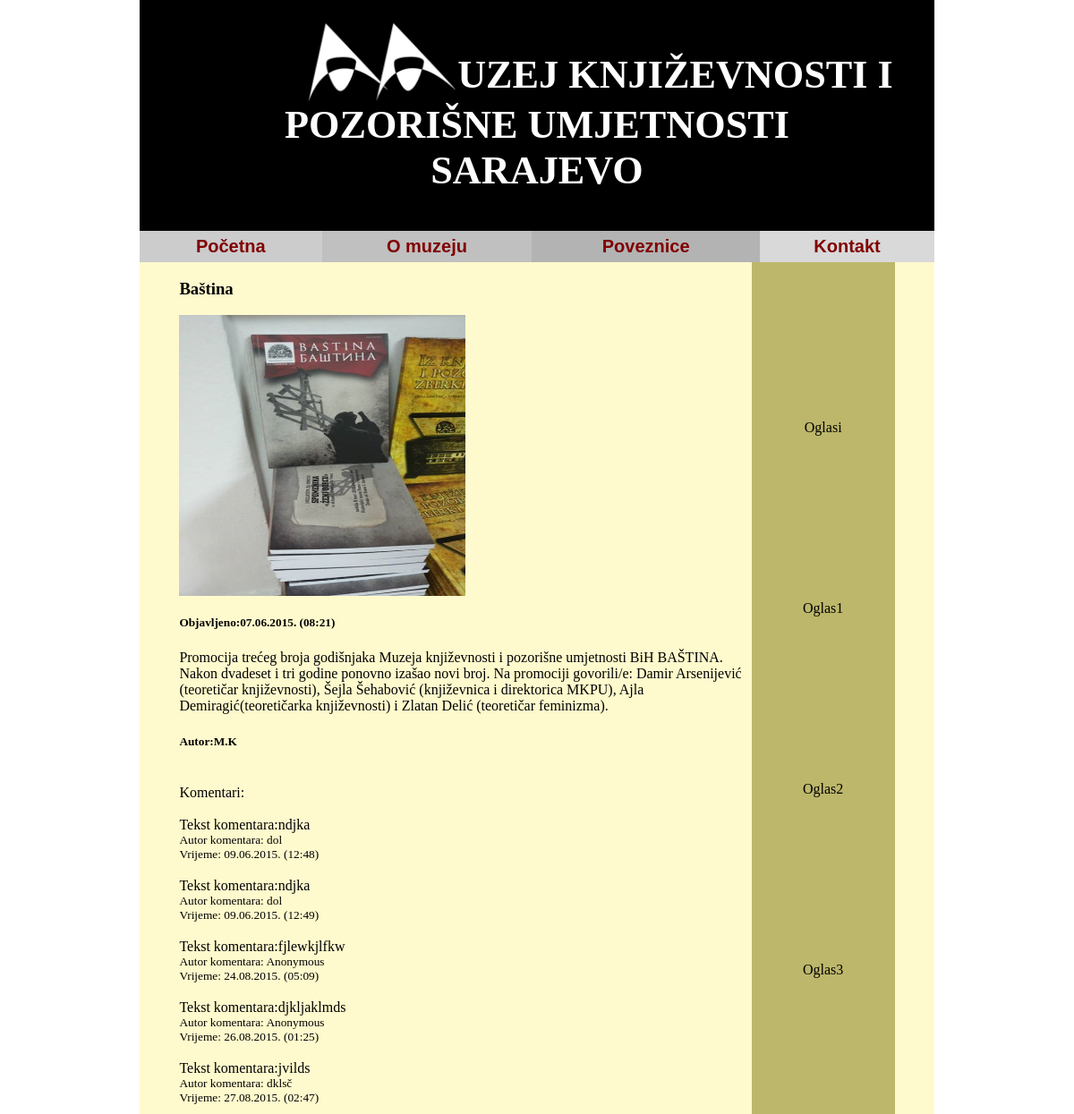
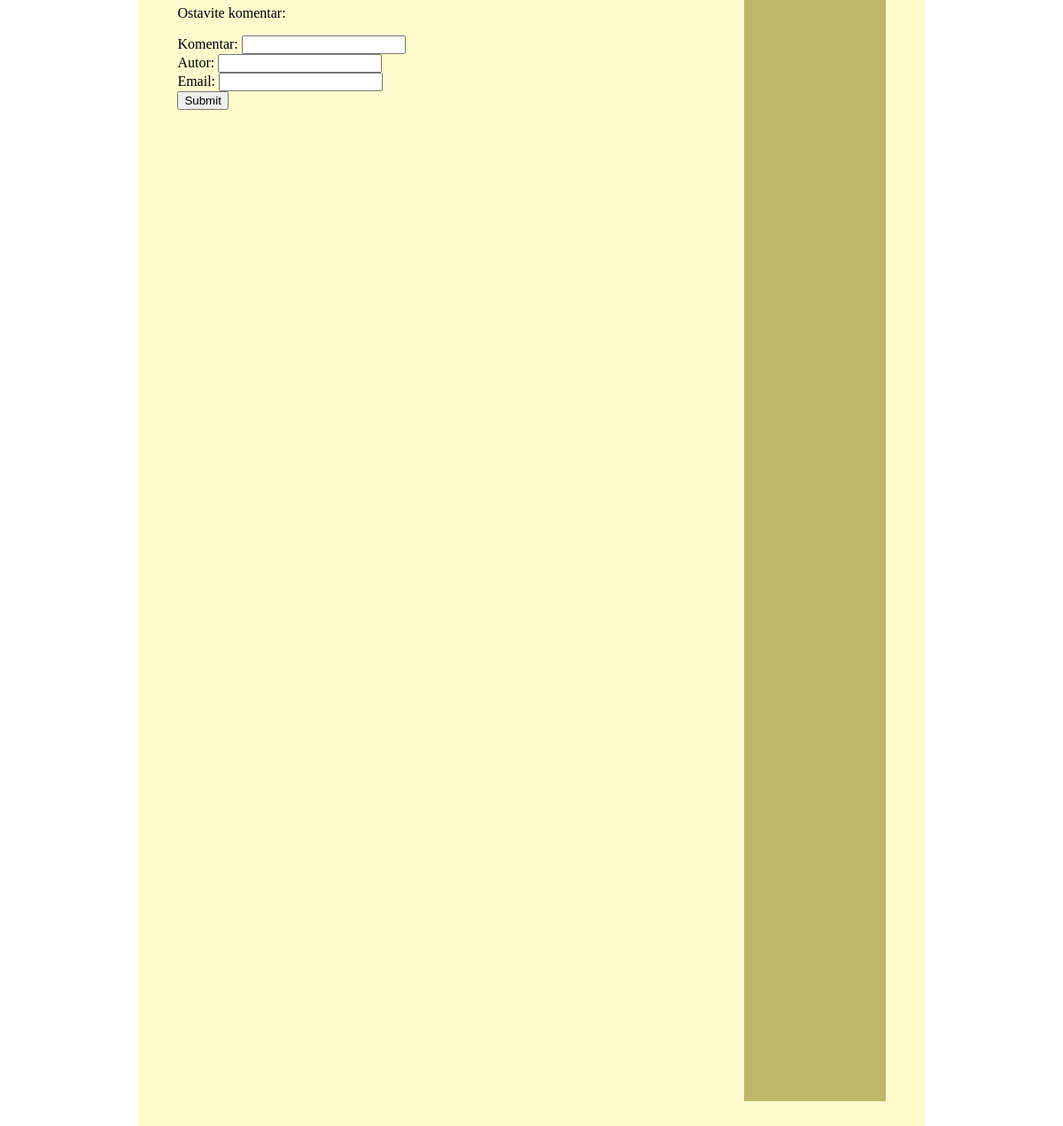
Page /spirala1i2/Vijest.php?idV=2 on the committed database (2 pictures, top to bottom).
### tables this page shows
CREATE TABLE IF NOT EXISTS `vijest` (
  `id` int(11) NOT NULL AUTO_INCREMENT,
  `naslov` varchar(100) NOT NULL,
  `tekst` text NOT NULL,
  `autor` varchar(20) NOT NULL,
  `vrijeme` timestamp NOT NULL DEFAULT CURRENT_TIMESTAMP ON UPDATE CURRENT_TIMESTAMP,
  `slika` varchar(100) NOT NULL,
  PRIMARY KEY (`id`)
);

CREATE TABLE IF NOT EXISTS `komentari` (
  `id` int(11) NOT NULL AUTO_INCREMENT,
  `vijest` int(11) NOT NULL,
  `tekst` text NOT NULL,
  `autor` varchar(20) NOT NULL,
  `vrijeme` timestamp NOT NULL DEFAULT CURRENT_TIMESTAMP ON UPDATE CURRENT_TIMESTAMP,
  `email` varchar(50) NOT NULL,
  PRIMARY KEY (`id`),
  KEY `vijest` (`vijest`)
);

### spirala1i2/Vijest.php (the view, shortened to what this page needs)
<!DOCTYPE HTML PUBLIC "-//W3C//DTD HTML 4.01 Transitional//EN">
<HTML>
<HEAD>
    <link rel="stylesheet" type="text/css" href='stil.php'>
</HEAD>
<body>
<div id="okvir">
    <div id="zaglavlje">
        <img src="Logo2.png" alt="Logo">
        <p id='p1'> UZEJ KNJIŽEVNOSTI I </p>
        <p id = 'p2'> POZORIŠNE UMJETNOSTI <br> SARAJEVO</p>
    </div>
    <table id='meni'>
        <tr>
            <td id="cell1" onmouseover='showMenu()'> <a href="Pocetna.html">Početna</a> </td>
            <td id="cell2"> <a href="Omuzeju.html">O muzeju</a> </td>
            <td id="cell3"> <a href="Poveznice.html">Poveznice</a> </td>
            <td id="cell4"> <a href="Kontakt.html">Kontakt</a> </td>
        </tr>
    </table>
    <div id="sadrzaj">
        <div id="oglasi">
            <table>
                <tr> <td> Oglasi </td></tr>
                <tr> <td> Oglas1 </td></tr>
                <tr> <td> Oglas2 </td></tr>
                <tr> <td> Oglas3 </td></tr>
            </table>
        </div>
        <?php
        $izabranaVijest=$_GET["idV"];
        $veza = new PDO("mysql:dbname=muzej;host=localhost;charset=utf8", "muzejuser", "sifra");
        $veza->exec("set names utf8");
        $rezultat = $veza->query("select id, naslov, tekst, UNIX_TIMESTAMP(vrijeme) vrijeme2, autor, slika from vijest where id=".$izabranaVijest);
        while ($v = $rezultat->fetch(PDO::FETCH_ASSOC)){
            print "<h3>" .$v['naslov']. "</h3>";
            print '<img src="'.$v['slika'].'" width="40%" height="40%"/>';
            print "<h5>". "Objavljeno:" .date("d.m.Y. (h:i)", $v['vrijeme2']). "</h5>";
            print  "<p>" . $v['tekst']. "</p>";
            print "<h5>". "Autor:".$v['autor']. "</h5>";
            $komentar = $veza->query("select id, vijest, tekst, UNIX_TIMESTAMP(vrijeme) vrijeme2, autor, email from komentari");
            print "<br>Komentari: <br>";
            foreach($komentar as $k)
            {
                if ($k['vijest']==$v['id'])
                    print "<br>Tekst komentara:". $k['tekst'] ."<br> ". "<small> Autor komentara: " . $k['autor']."<br>Vrijeme: ".date("d.m.Y. (h:i)", $k['vrijeme2']). "</small>". "<br>";
            }
        }
        $kom="";
        $autor="";
        ?>
        <p> Ostavite komentar:
        <form method="POST" action="<?php echo $_SERVER['PHP_SELF'], '?idV=' .$izabranaVijest ?>">
            Komentar: <input type="text" name="kom" value="<?php echo $kom;?>"><br>
            Autor: <input type="text" name="autor" value="<?php echo $autor;?>"><br>
            Email: <input type="text"  name="email" value="<?php echo $autor;?>"><br>
            <input type="submit" value="Submit"><br>
        </form>
        </p>
    </div>
</div>
</body>
</html>

### rows in the picture
vijest: naslov "Baština", slika (picture), vrijeme2 "07.06.2015. (08:21)", tekst "Promocija trećeg broja godišnjaka Muzeja književnosti i pozorišne umjetnosti BiH BAŠTINA. Nakon dvadeset i tri godine ponovno izašao novi broj. Na promociji govorili/e: Damir Arsenijević (teoretičar književnosti), Šejla Šehabović (književnica i direktorica MKPU), Ajla Demiragić(teoretičarka književnosti) i Zlatan Delić (teoretičar feminizma).", autor "M.K"
komentari: tekst "ndjka", autor "dol", vrijeme2 "09.06.2015. (12:48)"
komentari: tekst "ndjka", autor "dol", vrijeme2 "09.06.2015. (12:49)"
komentari: tekst "fjlewkjlfkw", autor "Anonymous", vrijeme2 "24.08.2015. (05:09)"
komentari: tekst "djkljaklmds", autor "Anonymous", vrijeme2 "26.08.2015. (01:25)"
komentari: tekst "jvilds", autor "dklsč", vrijeme2 "27.08.2015. (02:47)"
